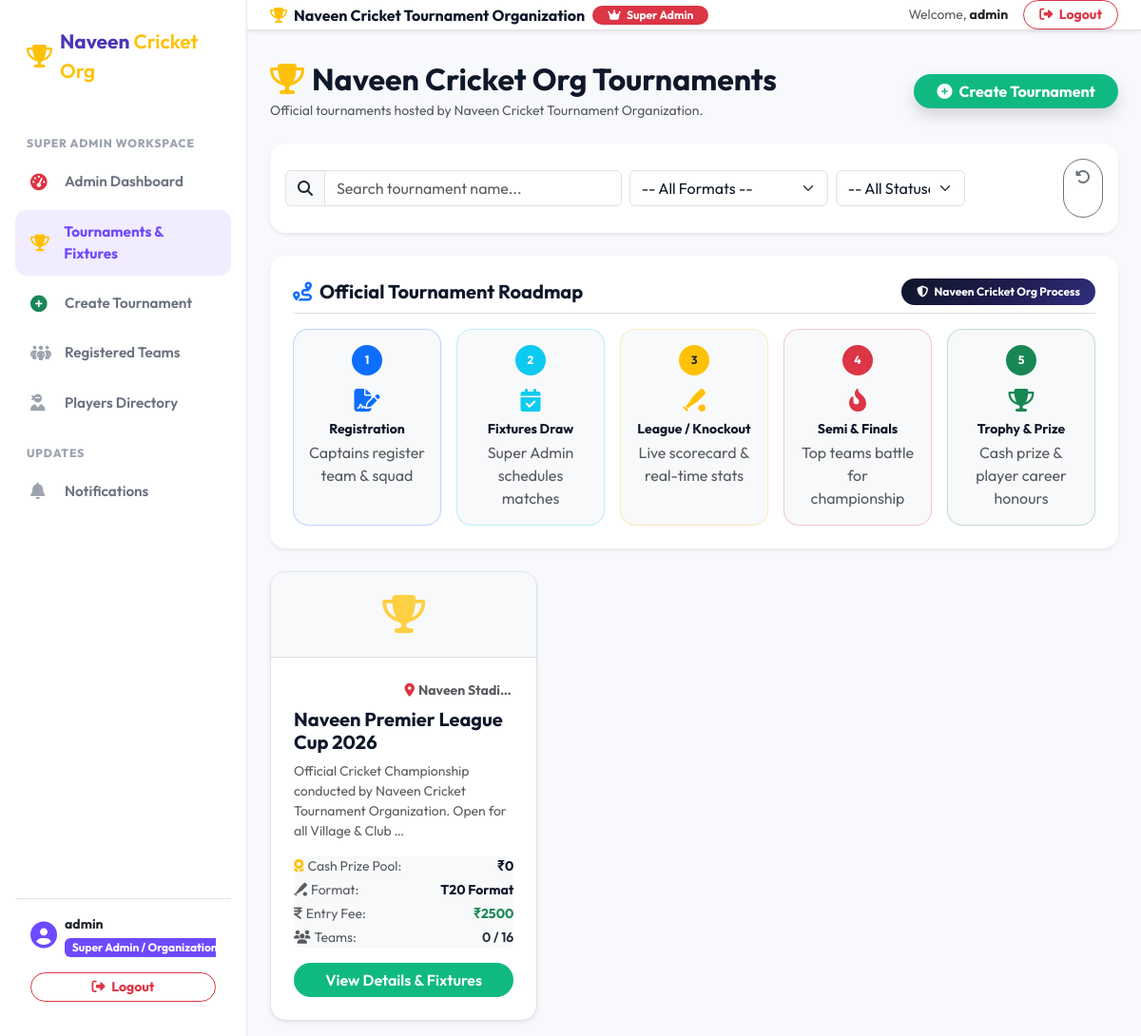
Page /tournaments/ (signed in) on the earlier database version.
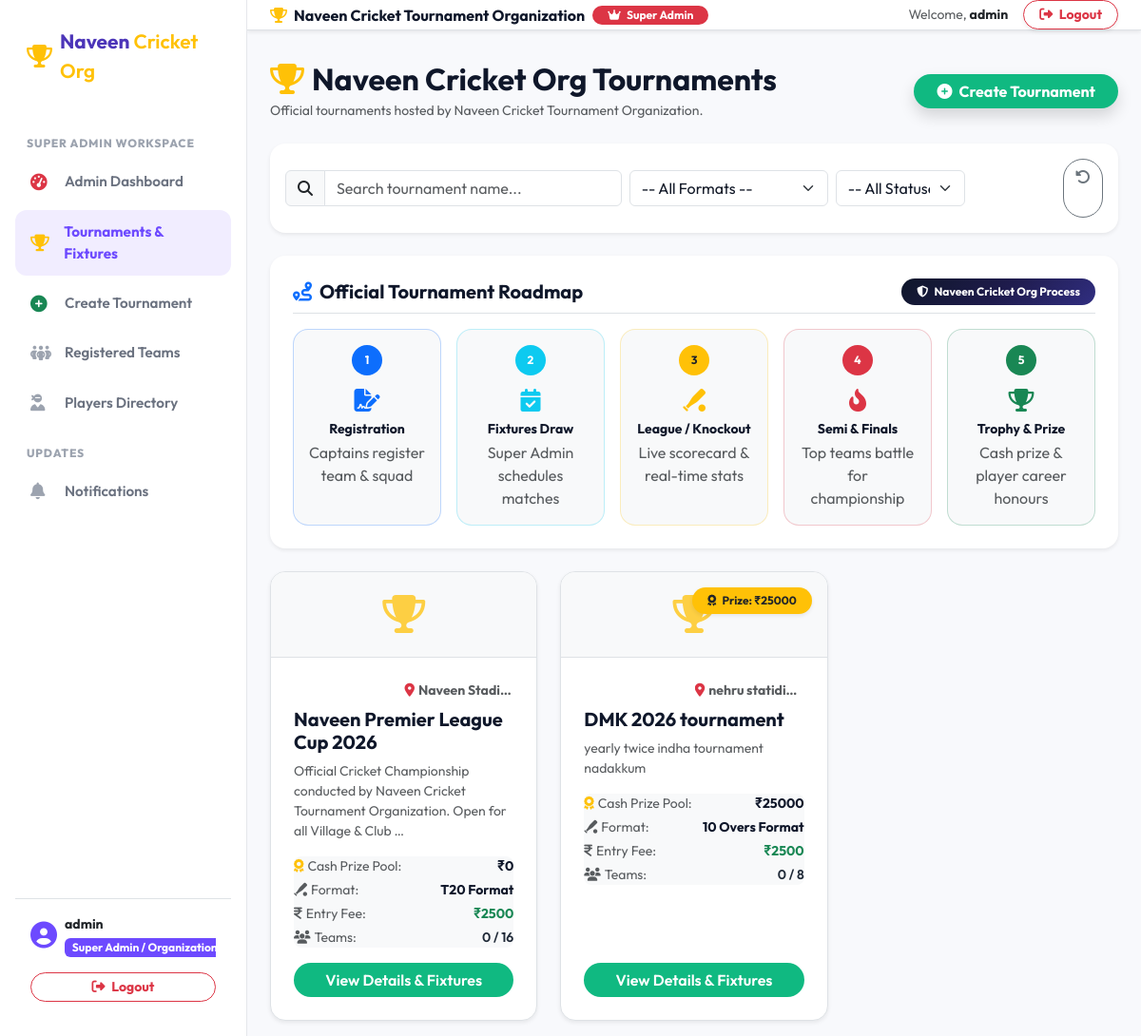
Same page on the later database version.
### apps/tournaments/models.py (models this page shows, shortened)
class Tournament(models.Model):
    class TournamentType(models.TextChoices):
        T20 = 'T20', 'T20 Format'
        TEN_OVER = '10_OVER', '10 Overs Format'
        KNOCKOUT = 'KNOCKOUT', 'Knockout Tournament'
        LEAGUE_KNOCKOUT = 'LEAGUE_KNOCKOUT', 'League + Knockout'
        BOX_CRICKET = 'BOX_CRICKET', 'Box Cricket / Indoor'
    class Status(models.TextChoices):
        DRAFT = 'DRAFT', 'Draft'
        UPCOMING = 'UPCOMING', 'Upcoming'
        REGISTRATION_OPEN = 'REGISTRATION_OPEN', 'Registration Open'
        REGISTRATION_CLOSED = 'REGISTRATION_CLOSED', 'Registration Closed'
        ONGOING = 'ONGOING', 'Ongoing'
        COMPLETED = 'COMPLETED', 'Completed'
        CANCELLED = 'CANCELLED', 'Cancelled'
    name = models.CharField(max_length=200)
    tournament_type = models.CharField(
        max_length=50,
        choices=TournamentType.choices,
        default=TournamentType.T20
    )
    description = models.TextField()
    district = models.ForeignKey('locations.District', on_delete=models.SET_NULL, null=True, related_name='tournaments')
    taluk = models.ForeignKey('locations.Taluk', on_delete=models.SET_NULL, null=True, blank=True, related_name='tournaments')
    village = models.ForeignKey('locations.Village', on_delete=models.SET_NULL, null=True, blank=True, related_name='tournaments')
    venue = models.CharField(max_length=255)
    start_date = models.DateField()
    end_date = models.DateField()
    registration_start_date = models.DateField()
    registration_end_date = models.DateField()
    prize_amount = models.DecimalField(max_digits=10, decimal_places=2, default=0.00, help_text="Total Tournament Prize Pool (Rs)")
    rules_and_regulations = models.TextField(blank=True, null=True, help_text="Tournament rules and guidelines")
    exact_location = models.CharField(max_length=255, blank=True, null=True, help_text="Exact ground/stadium location or map address")
    entry_fee = models.DecimalField(max_digits=10, decimal_places=2, default=0.00)
    organizer = models.ForeignKey(settings.AUTH_USER_MODEL, on_delete=models.CASCADE, related_name='organized_tournaments')
    contact_phone = models.CharField(max_length=15)
    contact_email = models.EmailField()
    max_teams = models.PositiveIntegerField(default=16)
    status = models.CharField(
        max_length=25,
        choices=Status.choices,
        default=Status.REGISTRATION_OPEN
    )
    banner = models.ImageField(upload_to='tournament_banners/', blank=True, null=True)
    created_at = models.DateTimeField(auto_now_add=True)
    updated_at = models.DateTimeField(auto_now=True)
    class Meta:
        ordering = ['-start_date']
    @property
    def registered_teams_count(self):
        return self.registrations.filter(status='APPROVED').count()

### apps/tournaments/views.py (the view)
# urls.py: path('', tournament_list_view, name='tournament_list'),
@login_required(login_url='login')
def tournament_list_view(request):
    tournaments = Tournament.objects.all().select_related('organizer')
    status_filter = request.GET.get('status')
    type_filter = request.GET.get('type')
    search_query = request.GET.get('q')
    if status_filter:
        tournaments = tournaments.filter(status=status_filter)
    if type_filter:
        tournaments = tournaments.filter(tournament_type=type_filter)
    if search_query:
        tournaments = tournaments.filter(name__icontains=search_query)
    return render(request, 'tournaments/tournament_list.html', {
        'tournaments': tournaments,
        'selected_status': status_filter,
        'selected_type': type_filter,
        'search_query': search_query,
        'tournament_types': Tournament.TournamentType.choices,
        'tournament_statuses': Tournament.Status.choices,
    })

### apps/accounts/models.py (called while the page is built)
    @property
    def is_admin_role(self):
        return self.role == self.Role.ADMIN or self.is_superuser

### apps/notifications/context_processors.py (called while the page is built)
def unread_notifications(request):
    if request.user.is_authenticated:
        unread_count = Notification.objects.filter(recipient=request.user, is_read=False).count()
        recent_notifications = Notification.objects.filter(recipient=request.user)[:5]
        return {
            'unread_notifications_count': unread_count,
            'recent_notifications': recent_notifications
        }
    return {
        'unread_notifications_count': 0,
        'recent_notifications': []
    }

### templates/tournaments/tournament_list.html (shortened to what the changed rows need)
{% extends 'base.html' %}
{% block content %}
<div class="d-flex flex-column flex-md-row justify-content-between align-items-md-center gap-3 mb-4">
    <div>
        <h2 class="fw-bold text-navy mb-1"><i class="fa-solid fa-trophy text-warning me-2"></i>Naveen Cricket Org Tournaments</h2>
    </div>
</div>
<div class="row g-4">
    {% for t in tournaments %}
        <div class="col-md-6 col-lg-4">
            <div class="tournament-card h-100 d-flex flex-column bg-white shadow-sm border rounded-4 overflow-hidden">
                <div class="tournament-banner-placeholder bg-light text-center p-4 border-bottom position-relative">
                    <i class="fa-solid fa-trophy fs-1 text-warning opacity-75"></i>
                    {% if t.prize_amount > 0 %}
                    <span class="position-absolute top-0 end-0 m-3 badge bg-warning text-dark px-3 py-2 rounded-pill fw-bold shadow-sm">
                        <i class="fa-solid fa-award me-1"></i> Prize: ₹{{ t.prize_amount|floatformat:0 }}
                    </span>
                    {% endif %}
                </div>
                <div class="p-4 d-flex flex-column flex-grow-1">
                    <div class="d-flex justify-content-between align-items-center mb-2">
                        <span class="badge badge-status
                            {% if t.status == 'ONGOING' %}badge-ongoing
                            {% elif t.status == 'REGISTRATION_OPEN' %}badge-registration-open
                            {% else %}badge-upcoming{% endif %}">
                        </span>
                        <span class="small text-muted fw-bold text-truncate" style="max-width: 150px;">
                            <i class="fa-solid fa-location-dot me-1 text-danger"></i>{{ t.venue }}
                        </span>
                    </div>
                    <h5 class="fw-bold mb-2 text-navy">{{ t.name }}</h5>
                    <p class="text-muted small line-clamp-2 mb-3">{{ t.description|truncatewords:15 }}</p>
                    <div class="bg-light p-2.5 rounded-3 mb-3 small">
                        <div class="d-flex justify-content-between mb-1">
                            <span class="text-muted"><i class="fa-solid fa-award text-warning me-1"></i>Cash Prize Pool:</span>
                            <span class="fw-bold text-navy">₹{{ t.prize_amount|floatformat:0 }}</span>
                        </div>
                        <div class="d-flex justify-content-between mb-1">
                            <span class="text-muted"><i class="fa-solid fa-baseball-bat-ball me-1"></i>Format:</span>
                            <span class="fw-bold text-navy">{{ t.get_tournament_type_display }}</span>
                        </div>
                        <div class="d-flex justify-content-between mb-1">
                            <span class="text-muted"><i class="fa-solid fa-indian-rupee-sign me-1"></i>Entry Fee:</span>
                            <span class="fw-bold text-success">₹{{ t.entry_fee|floatformat:0 }}</span>
                        </div>
                        <div class="d-flex justify-content-between">
                            <span class="text-muted"><i class="fa-solid fa-users me-1"></i>Teams:</span>
                            <span class="fw-semibold">{{ t.registered_teams_count }} / {{ t.max_teams }}</span>
                        </div>
                    </div>
                    <div class="mt-auto">
                        <a href="{% url 'tournament_detail' t.id %}" class="btn btn-emerald w-100 rounded-pill">View Details & Fixtures</a>
                    </div>
                </div>
            </div>
        </div>
    {% empty %}
        <div class="col-12 text-center py-5">
            <i class="fa-solid fa-trophy-slash fs-1 text-muted mb-3 d-block"></i>
            <h5 class="fw-bold text-navy">No Tournaments Found</h5>
            <p class="text-muted">Try adjusting your filters or check back later.</p>
        </div>
    {% endfor %}
</div>
{% endblock %}

Differences in the rows shown:
added Tournament: prize_amount "25000", venue "nehru statidi…", name "DMK 2026 tournament", description "yearly twice indha tournament nadakkum", tournament_type "10 Overs Format", entry_fee "2500", registered_teams_count "0", max_teams "8"
